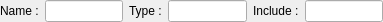
<?xml version="1.0" encoding="UTF-8"?>
<ui version="4.0">
 <class>interfaceui</class>
 <widget class="QWidget" name="interfaceui">
  <property name="geometry">
   <rect>
    <x>0</x>
    <y>0</y>
    <width>383</width>
    <height>22</height>
   </rect>
  </property>
  <property name="windowTitle">
   <string>interface</string>
  </property>
  <layout class="QGridLayout" name="gridLayout">
   <property name="margin">
    <number>0</number>
   </property>
   <item row="0" column="0">
    <layout class="QHBoxLayout" name="horizontalLayout">
     <item>
      <widget class="QLabel" name="label_2">
       <property name="text">
        <string>Name :</string>
       </property>
      </widget>
     </item>
     <item>
      <widget class="QLineEdit" name="Le_name"/>
     </item>
     <item>
      <widget class="QLabel" name="label">
       <property name="text">
        <string>Type :</string>
       </property>
      </widget>
     </item>
     <item>
      <widget class="QLineEdit" name="Le_type"/>
     </item>
     <item>
      <widget class="QLabel" name="label_3">
       <property name="text">
        <string>Include :</string>
       </property>
      </widget>
     </item>
     <item>
      <widget class="QLineEdit" name="Le_include"/>
     </item>
    </layout>
   </item>
  </layout>
 </widget>
 <resources/>
 <connections/>
</ui>
